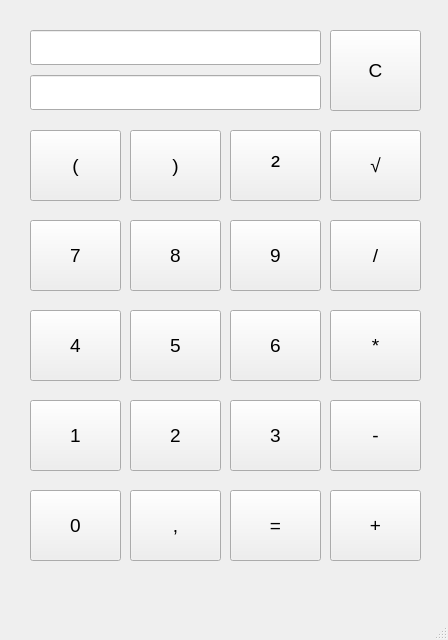
<?xml version="1.0" encoding="UTF-8"?>
<ui version="4.0">
 <class>MainWindow</class>
 <widget class="QMainWindow" name="MainWindow">
  <property name="geometry">
   <rect>
    <x>0</x>
    <y>0</y>
    <width>448</width>
    <height>640</height>
   </rect>
  </property>
  <property name="windowTitle">
   <string>MainWindow</string>
  </property>
  <widget class="QWidget" name="centralwidget">
   <widget class="QPushButton" name="btn7">
    <property name="geometry">
     <rect>
      <x>30</x>
      <y>220</y>
      <width>91</width>
      <height>71</height>
     </rect>
    </property>
    <property name="font">
     <font>
      <pointsize>14</pointsize>
     </font>
    </property>
    <property name="text">
     <string>7</string>
    </property>
   </widget>
   <widget class="QPushButton" name="btnDivide">
    <property name="geometry">
     <rect>
      <x>330</x>
      <y>220</y>
      <width>91</width>
      <height>71</height>
     </rect>
    </property>
    <property name="font">
     <font>
      <pointsize>14</pointsize>
     </font>
    </property>
    <property name="styleSheet">
     <string notr="true"/>
    </property>
    <property name="text">
     <string>/</string>
    </property>
   </widget>
   <widget class="QPushButton" name="btn9">
    <property name="geometry">
     <rect>
      <x>230</x>
      <y>220</y>
      <width>91</width>
      <height>71</height>
     </rect>
    </property>
    <property name="font">
     <font>
      <pointsize>14</pointsize>
     </font>
    </property>
    <property name="text">
     <string>9</string>
    </property>
   </widget>
   <widget class="QPushButton" name="btn8">
    <property name="geometry">
     <rect>
      <x>130</x>
      <y>220</y>
      <width>91</width>
      <height>71</height>
     </rect>
    </property>
    <property name="font">
     <font>
      <pointsize>14</pointsize>
     </font>
    </property>
    <property name="text">
     <string>8</string>
    </property>
   </widget>
   <widget class="QPushButton" name="btnMultiply">
    <property name="geometry">
     <rect>
      <x>330</x>
      <y>310</y>
      <width>91</width>
      <height>71</height>
     </rect>
    </property>
    <property name="font">
     <font>
      <pointsize>14</pointsize>
     </font>
    </property>
    <property name="text">
     <string>*</string>
    </property>
   </widget>
   <widget class="QPushButton" name="btn4">
    <property name="geometry">
     <rect>
      <x>30</x>
      <y>310</y>
      <width>91</width>
      <height>71</height>
     </rect>
    </property>
    <property name="font">
     <font>
      <pointsize>14</pointsize>
     </font>
    </property>
    <property name="text">
     <string>4</string>
    </property>
   </widget>
   <widget class="QPushButton" name="btn5">
    <property name="geometry">
     <rect>
      <x>130</x>
      <y>310</y>
      <width>91</width>
      <height>71</height>
     </rect>
    </property>
    <property name="font">
     <font>
      <pointsize>14</pointsize>
     </font>
    </property>
    <property name="text">
     <string>5</string>
    </property>
   </widget>
   <widget class="QPushButton" name="btn6">
    <property name="geometry">
     <rect>
      <x>230</x>
      <y>310</y>
      <width>91</width>
      <height>71</height>
     </rect>
    </property>
    <property name="font">
     <font>
      <pointsize>14</pointsize>
     </font>
    </property>
    <property name="text">
     <string>6</string>
    </property>
   </widget>
   <widget class="QPushButton" name="btnSubtract">
    <property name="geometry">
     <rect>
      <x>330</x>
      <y>400</y>
      <width>91</width>
      <height>71</height>
     </rect>
    </property>
    <property name="font">
     <font>
      <pointsize>14</pointsize>
     </font>
    </property>
    <property name="text">
     <string>-</string>
    </property>
   </widget>
   <widget class="QPushButton" name="btn1">
    <property name="geometry">
     <rect>
      <x>30</x>
      <y>400</y>
      <width>91</width>
      <height>71</height>
     </rect>
    </property>
    <property name="font">
     <font>
      <pointsize>14</pointsize>
     </font>
    </property>
    <property name="text">
     <string>1</string>
    </property>
   </widget>
   <widget class="QPushButton" name="btn2">
    <property name="geometry">
     <rect>
      <x>130</x>
      <y>400</y>
      <width>91</width>
      <height>71</height>
     </rect>
    </property>
    <property name="font">
     <font>
      <pointsize>14</pointsize>
     </font>
    </property>
    <property name="text">
     <string>2</string>
    </property>
   </widget>
   <widget class="QPushButton" name="btn3">
    <property name="geometry">
     <rect>
      <x>230</x>
      <y>400</y>
      <width>91</width>
      <height>71</height>
     </rect>
    </property>
    <property name="font">
     <font>
      <pointsize>14</pointsize>
     </font>
    </property>
    <property name="text">
     <string>3</string>
    </property>
   </widget>
   <widget class="QPushButton" name="btnAdd">
    <property name="geometry">
     <rect>
      <x>330</x>
      <y>490</y>
      <width>91</width>
      <height>71</height>
     </rect>
    </property>
    <property name="font">
     <font>
      <pointsize>14</pointsize>
     </font>
    </property>
    <property name="text">
     <string>+</string>
    </property>
   </widget>
   <widget class="QPushButton" name="btn0">
    <property name="geometry">
     <rect>
      <x>30</x>
      <y>490</y>
      <width>91</width>
      <height>71</height>
     </rect>
    </property>
    <property name="font">
     <font>
      <pointsize>14</pointsize>
     </font>
    </property>
    <property name="text">
     <string>0</string>
    </property>
   </widget>
   <widget class="QPushButton" name="Point">
    <property name="geometry">
     <rect>
      <x>130</x>
      <y>490</y>
      <width>91</width>
      <height>71</height>
     </rect>
    </property>
    <property name="font">
     <font>
      <pointsize>14</pointsize>
     </font>
    </property>
    <property name="text">
     <string>,</string>
    </property>
   </widget>
   <widget class="QPushButton" name="btnEquals">
    <property name="geometry">
     <rect>
      <x>230</x>
      <y>490</y>
      <width>91</width>
      <height>71</height>
     </rect>
    </property>
    <property name="font">
     <font>
      <pointsize>14</pointsize>
     </font>
    </property>
    <property name="text">
     <string>=</string>
    </property>
   </widget>
   <widget class="QLineEdit" name="resultLine">
    <property name="geometry">
     <rect>
      <x>30</x>
      <y>75</y>
      <width>291</width>
      <height>35</height>
     </rect>
    </property>
    <property name="font">
     <font>
      <pointsize>14</pointsize>
     </font>
    </property>
    <property name="text">
     <string/>
    </property>
   </widget>
   <widget class="QPushButton" name="btnC">
    <property name="geometry">
     <rect>
      <x>330</x>
      <y>30</y>
      <width>91</width>
      <height>81</height>
     </rect>
    </property>
    <property name="font">
     <font>
      <pointsize>14</pointsize>
     </font>
    </property>
    <property name="styleSheet">
     <string notr="true"/>
    </property>
    <property name="text">
     <string>C</string>
    </property>
   </widget>
   <widget class="QLineEdit" name="insertDataLine">
    <property name="geometry">
     <rect>
      <x>30</x>
      <y>30</y>
      <width>291</width>
      <height>35</height>
     </rect>
    </property>
    <property name="font">
     <font>
      <pointsize>14</pointsize>
     </font>
    </property>
    <property name="text">
     <string/>
    </property>
   </widget>
   <widget class="QPushButton" name="btnOpenBracket">
    <property name="geometry">
     <rect>
      <x>30</x>
      <y>130</y>
      <width>91</width>
      <height>71</height>
     </rect>
    </property>
    <property name="font">
     <font>
      <pointsize>14</pointsize>
     </font>
    </property>
    <property name="text">
     <string>(</string>
    </property>
   </widget>
   <widget class="QPushButton" name="btnSquare">
    <property name="geometry">
     <rect>
      <x>230</x>
      <y>130</y>
      <width>91</width>
      <height>71</height>
     </rect>
    </property>
    <property name="font">
     <font>
      <pointsize>20</pointsize>
     </font>
    </property>
    <property name="text">
     <string>²</string>
    </property>
   </widget>
   <widget class="QPushButton" name="btnCloseBracket">
    <property name="geometry">
     <rect>
      <x>130</x>
      <y>130</y>
      <width>91</width>
      <height>71</height>
     </rect>
    </property>
    <property name="font">
     <font>
      <pointsize>14</pointsize>
     </font>
    </property>
    <property name="text">
     <string>)</string>
    </property>
   </widget>
   <widget class="QPushButton" name="btnRoot">
    <property name="geometry">
     <rect>
      <x>330</x>
      <y>130</y>
      <width>91</width>
      <height>71</height>
     </rect>
    </property>
    <property name="font">
     <font>
      <pointsize>14</pointsize>
     </font>
    </property>
    <property name="styleSheet">
     <string notr="true"/>
    </property>
    <property name="text">
     <string>√</string>
    </property>
   </widget>
  </widget>
  <widget class="QMenuBar" name="menubar">
   <property name="geometry">
    <rect>
     <x>0</x>
     <y>0</y>
     <width>448</width>
     <height>21</height>
    </rect>
   </property>
  </widget>
  <widget class="QStatusBar" name="statusbar"/>
 </widget>
 <resources/>
 <connections/>
</ui>
